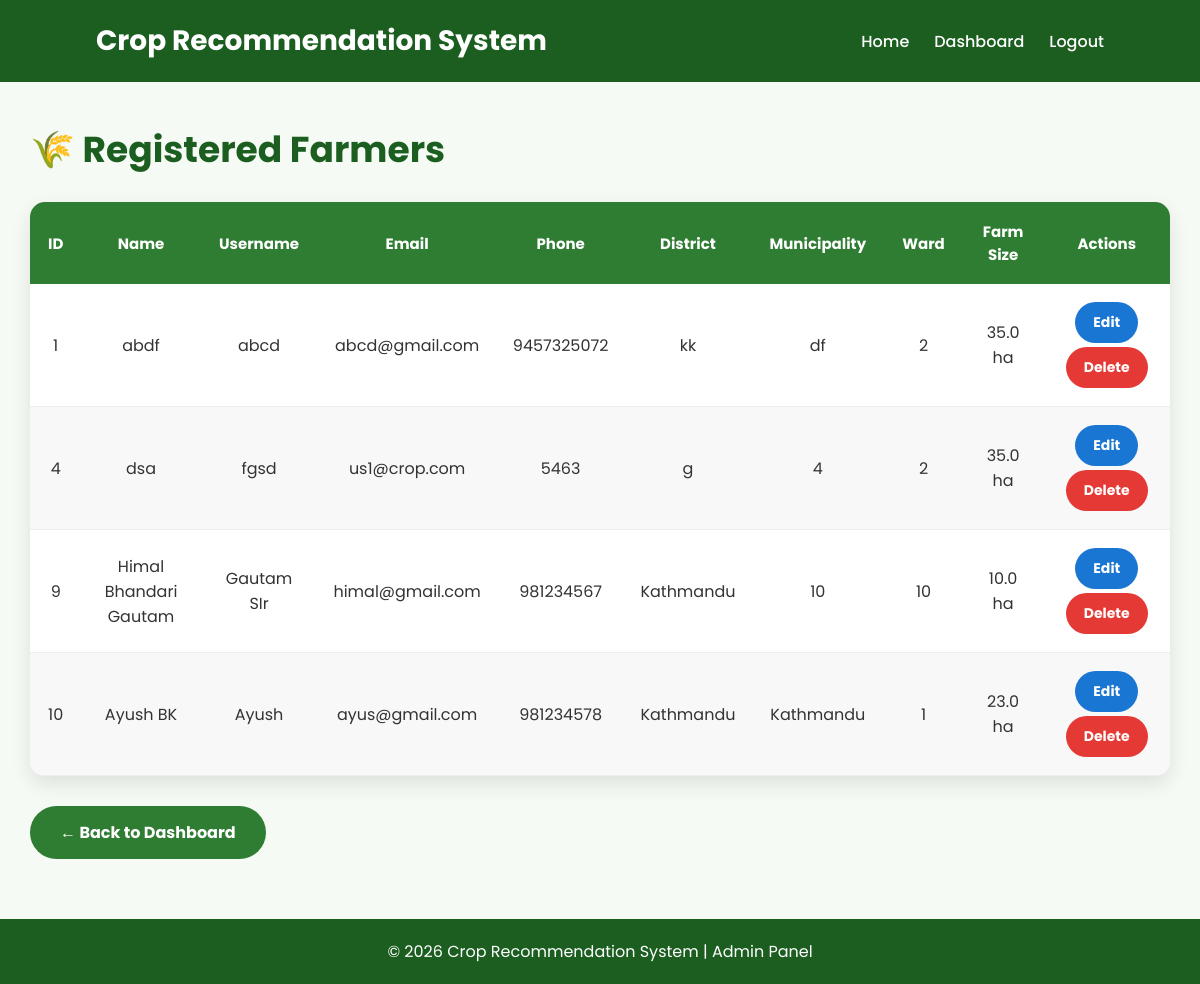
The page /admin/farmers (signed in) on the database as committed earlier.
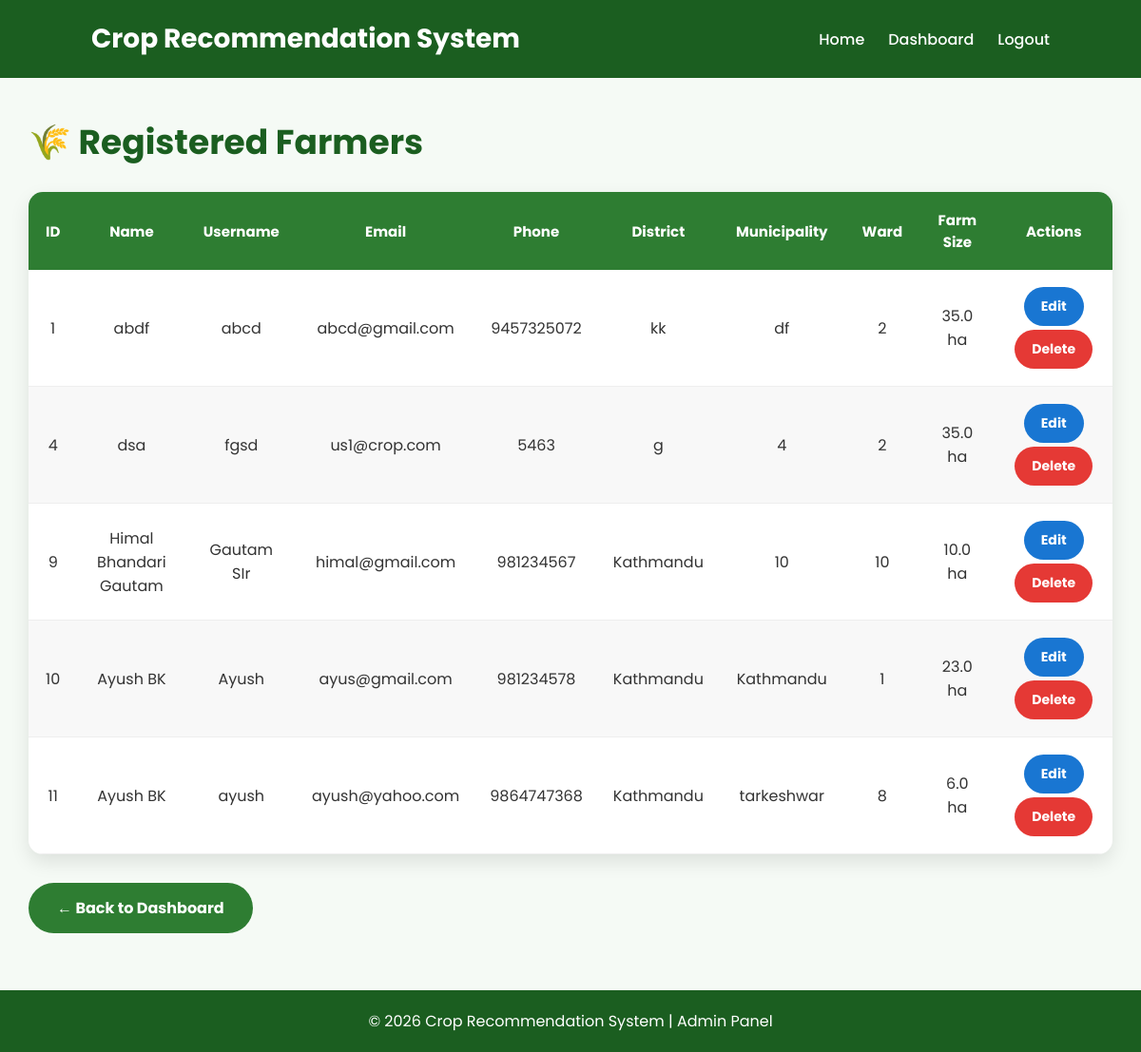
The same page on the database as committed later.
### models.py (models this page shows)
class User(db.Model):
    __tablename__ = "users"
    id = db.Column(db.Integer, primary_key=True)
    full_name = db.Column(db.String(100), nullable=False)
    username = db.Column(db.String(50), unique=True, nullable=False)
    email = db.Column(db.String(100), unique=True, nullable=False)
    password = db.Column(db.String(255), nullable=False)
    role = db.Column(db.String(20), nullable=False, default="farmer")
    created_at = db.Column(db.DateTime, default=datetime.utcnow)
    farmer_profile = db.relationship(
        "FarmerProfile",
        backref="user",
        uselist=False,
        cascade="all, delete"
    )
    recommendations = db.relationship(
        "Recommendation",
        backref="user",
        cascade="all, delete"
    )

class FarmerProfile(db.Model):
    __tablename__ = "farmer_profiles"
    id = db.Column(db.Integer, primary_key=True)
    user_id = db.Column(
        db.Integer,
        db.ForeignKey("users.id"),
        nullable=False,
        unique=True
    )
    phone = db.Column(db.String(20), nullable=False)
    district = db.Column(db.String(100), nullable=False)
    municipality = db.Column(db.String(100), nullable=False)
    ward = db.Column(db.Integer, nullable=False)
    farm_size = db.Column(db.Float, nullable=False)

### app.py (the view)
@app.route("/admin/farmers")
def admin_farmers():
    if "user_id" not in session:
        return redirect(url_for("login"))
    if session["role"] != "admin":
        return "Access Denied"
    farmers = User.query.filter_by(role="farmer").all()
    return render_template(
        "farmers.html",
        farmers=farmers
    )

### templates/farmers.html (shortened to what this page needs)
<!DOCTYPE html>
<html lang="en">
<head>
</head>
<body>
<nav>
<div class="logo">
Crop Recommendation System
</div>
<ul>
<li><a href="/">Home</a></li>
<li><a href="/admin/dashboard">Dashboard</a></li>
<li><a href="/logout">Logout</a></li>
</ul>
</nav>
<div class="container">
<h1>🌾 Registered Farmers</h1>
<div class="table-container">
<table>
<thead>
<tr>
<th>ID</th>
<th>Name</th>
<th>Username</th>
<th>Email</th>
<th>Phone</th>
<th>District</th>
<th>Municipality</th>
<th>Ward</th>
<th>Farm Size</th>
<th>Actions</th>
</tr>
</thead>
<tbody>
{% for farmer in farmers %}
<tr>
<td>{{ farmer.id }}</td>
<td>{{ farmer.full_name }}</td>
<td>{{ farmer.username }}</td>
<td>{{ farmer.email }}</td>
<td>{{ farmer.farmer_profile.phone }}</td>
<td>{{ farmer.farmer_profile.district }}</td>
<td>{{ farmer.farmer_profile.municipality }}</td>
<td>{{ farmer.farmer_profile.ward }}</td>
<td>{{ farmer.farmer_profile.farm_size }} ha</td>
<td>
<a href="/admin/edit-farmer/{{ farmer.id }}" class="btn edit">
Edit
</a>
<a href="/admin/delete-farmer/{{ farmer.id }}" class="btn delete"
onclick="return confirm('Are you sure you want to delete this farmer?');">
Delete
</a>
</td>
</tr>
{% endfor %}
</tbody>
</table>
</div>
<a href="/admin/dashboard" class="back">
← Back to Dashboard
</a>
</div>
<footer>
© 2026 Crop Recommendation System | Admin Panel
</footer>
</body>
</html>

### templates/farmers.html (style rules this page uses)
* { margin:0; padding:0; box-sizing:border-box; font-family:'Poppins',sans-serif; }
body { background:#f5faf5; color:#333; }
nav { display:flex; justify-content:space-between; align-items:center; padding:20px 8%; background:#1b5e20; color:white; }
.logo { font-size:28px; font-weight:bold; }
nav ul { display:flex; list-style:none; gap:25px; }
nav ul li a { text-decoration:none; color:white; font-weight:500; }
.container { width:95%; max-width:1400px; margin:40px auto; }
h1 { color:#1b5e20; margin-bottom:25px; font-size:36px; }
.table-container { overflow-x:auto; background:white; border-radius:15px; box-shadow:0 8px 20px rgba(0,0,0,.1); }
table { width:100%; border-collapse:collapse; min-width:1100px; }
thead { background:#2e7d32; color:white; }
th { padding:18px; text-align:center; font-size:15px; }
td { padding:16px; text-align:center; border-bottom:1px solid #eee; }
tbody tr:nth-child(even) { background:#f8f8f8; }
.btn { display:inline-block; padding:10px 18px; border-radius:25px; text-decoration:none; font-size:14px; font-weight:bold; transition:.3s; margin:2px; }
.edit { background:#1976d2; color:white; }
.delete { background:#e53935; color:white; }
.back { display:inline-block; margin-top:30px; padding:14px 30px; background:#2e7d32; color:white; text-decoration:none; border-radius:30px; font-weight:bold; transition:.3s; }
footer { margin-top:60px; background:#1b5e20; color:white; text-align:center; padding:20px; }

Rows that differ between the two databases and show on the page:
added User: id "11", full_name "Ayush BK", username "ayush", email "ayush@yahoo.com", farmer_profile.phone "9864747368", farmer_profile.district "Kathmandu", farmer_profile.municipality "tarkeshwar", farmer_profile.ward "8", farmer_profile.farm_size "6.0"
